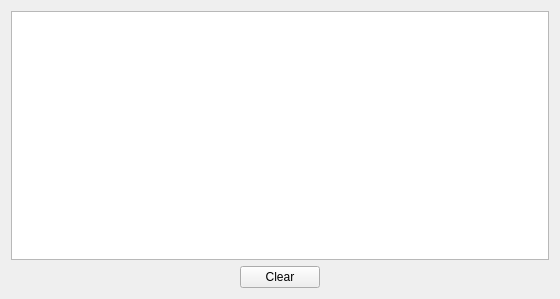
<?xml version="1.0" encoding="UTF-8"?>
<ui version="4.0">
 <class>MainTab_Log</class>
 <widget class="QWidget" name="MainTab_Log">
  <property name="geometry">
   <rect>
    <x>0</x>
    <y>0</y>
    <width>560</width>
    <height>299</height>
   </rect>
  </property>
  <property name="windowTitle">
   <string>Form</string>
  </property>
  <layout class="QVBoxLayout" name="verticalLayout_2">
   <item>
    <layout class="QVBoxLayout" name="verticalLayout">
     <item>
      <layout class="QHBoxLayout" name="horizontalLayout2">
       <item>
        <widget class="QTextBrowser" name="textBrowser"/>
       </item>
      </layout>
     </item>
    </layout>
   </item>
   <item>
    <layout class="QHBoxLayout" name="horizontalLayout">
     <item>
      <widget class="QPushButton" name="pushButton_clear">
       <property name="sizePolicy">
        <sizepolicy hsizetype="Fixed" vsizetype="Fixed">
         <horstretch>0</horstretch>
         <verstretch>0</verstretch>
        </sizepolicy>
       </property>
       <property name="text">
        <string>Clear</string>
       </property>
      </widget>
     </item>
    </layout>
   </item>
  </layout>
 </widget>
 <resources/>
 <connections/>
</ui>
